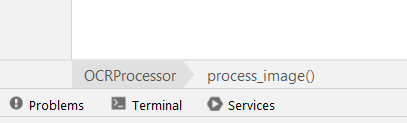
#> input picture resources/images/breadcrumbs.png, 407 x 123 px
$ python -i utils.py   (imports and definitions only)
#> lines starting #> are read from the running program, lines starting #| are printed output that depends on the picture
#> further down, picture is the input picture: PIL image 407x123 RGBA; mean R, G, B, A 240.7, 240.6, 240.7, 255
import collections
from typing import Tuple

import cv2
import numpy as np
from PIL import Image, ImageEnhance


def convert_from_cv2_to_image(img: np.ndarray, transform_type: int) -> Image:
    return Image.fromarray(cv2.cvtColor(img, transform_type))


def convert_from_image_to_cv2(img: Image, transform_type: int) -> np.ndarray:
    return cv2.cvtColor(np.array(img), transform_type)


def get_image_top_color(image: Image) -> Tuple:
    """
    Gets image and returns most common color of it
    :param image: source PIL.Image
    :return: tuple of colors of image (could be RGB, RGBA)
    """
    im = image.resize((50, 50))
    ar = np.asarray(im)
    color_len = ar.shape[-1]
    ar = np.resize(im, (50 * 50, color_len))
    counter = collections.Counter([tuple(elem) for elem in ar])
    return counter.most_common(1)[0][0]


def resize_image(image: Image, target_len_size: float = 2048) -> Image:
    """
    Resizes the image proportionally up to given quality

    :param image: source PIL.Image object
    :param target_len_size: target image width
    :return: resized PIL.Image object
    """
#> called with target_len_size = 2048
    length_x, width_y = image.size
#> length_x = 407; width_y = 123
    factor = target_len_size / length_x
#> factor = 5.03
    size = int(factor * length_x), int(factor * width_y)
#> size = (2048, 618)

    return image.resize(size, Image.Resampling.LANCZOS)
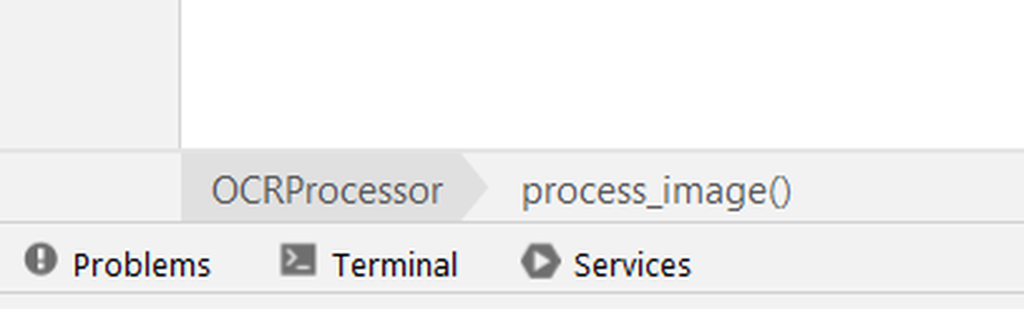
#> returned value: PIL image 2048x618 RGBA (shown at 1/2 size); mean R, G, B, A 240.6, 240.5, 240.6, 255


def preprocess_image(image: Image) -> Image:
    """
    Makes preprocessing of image
    Raw version of function

    :param image: source PIL.Image object
    :return: thresholded PIL.Image
    """
    image = ImageEnhance.Sharpness(image).enhance(2)

    img = convert_from_image_to_cv2(image, cv2.COLOR_RGB2BGR)
    img = cv2.cvtColor(img, cv2.COLOR_BGR2GRAY)

    img = cv2.fastNlMeansDenoising(img, None, 10, 10, 7)

    #img = cv2.GaussianBlur(img, (3, 3), 0)
    #(thresh, img) = cv2.threshold(img, 200, 255, cv2.THRESH_BINARY_INV + cv2.THRESH_OTSU)

    if np.median(img) <= 127:
        img = 255 - img

    img = convert_from_cv2_to_image(img, cv2.COLOR_GRAY2RGB)
    return img


def add_frame(image: Image, frame_border_size: float = 0.2):
    """
    Adds padding border to image

    :param image: source PIL.Image object in RGB mode
    :param frame_border_size: relative border size (0.1 will be equal to 0.1 of image's params)
    :return: PIL.Image in RGB mode with frame
    """
#> called with frame_border_size = 0.1
    assert frame_border_size > 0, "Frame border size setting cannot be non positive number"

    top_color = get_image_top_color(image)
#> in get_image_top_color, `im = image.resize((50, 50))`:
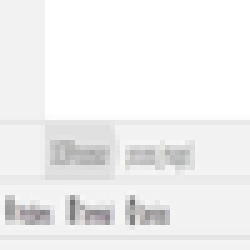
#> im: PIL image 50x50 RGBA (shown 5 times larger); mean R, G, B, A 240.6, 240.5, 240.6, 255
#> in get_image_top_color, `ar = np.resize(im, (50 * 50, color_len))`: ar = 2500 rows, first 6: [242, 242, 242, 255], [242, 242, 242, 255], [242, 242, 242, 255], [242, 242, 242, 255], [242, 242, 242, 255], [242, 242, 242, 255]
#> in get_image_top_color, `counter = collections.Counter([tuple(elem) for elem in ar])`: counter = 284 items
#> top_color = (255, 255, 255, 255)

    img_w, img_h = image.size
#> img_w = 2048; img_h = 618
    background = Image.new(
        'RGB',
        (int(img_w * (1 + frame_border_size)), int(img_h * (1 + frame_border_size))),
        top_color
    )
#> background: PIL image 2252x679 RGB; every value is 255
    bg_w, bg_h = background.size
#> bg_w = 2252; bg_h = 679
    offset = ((bg_w - img_w) // 2, (bg_h - img_h) // 2)
#> offset = (102, 30)
    background.paste(image, offset)
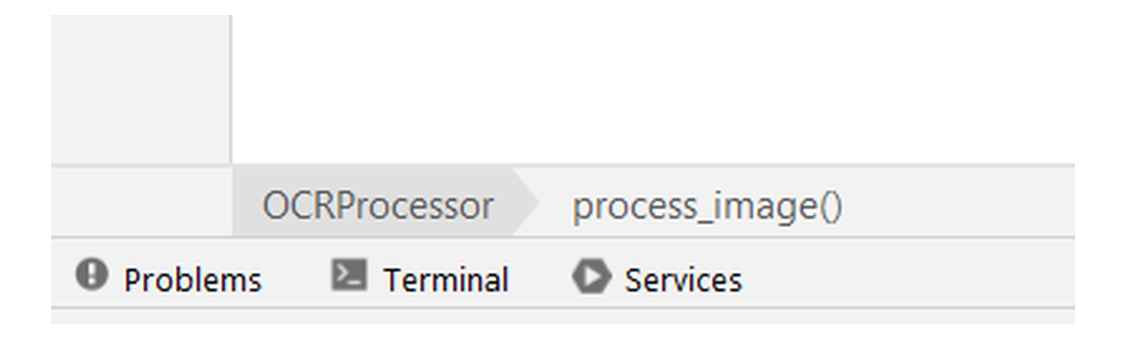
#> background: PIL image 2252x679 RGB (shown at 1/2 size); mean R, G, B 243.1, 243, 243.1

    return background


def prepare_image(image: Image) -> Image:
    """
    Turns image to Black-White mode and adds background frame

    :param image: PIL Image object
    :return: prepared image
    """

    image = resize_image(image)
    image = add_frame(image, 0.1)

    image = preprocess_image(image)
#> in convert_from_image_to_cv2, `return cv2.cvtColor(np.array(img), transform_type)`:
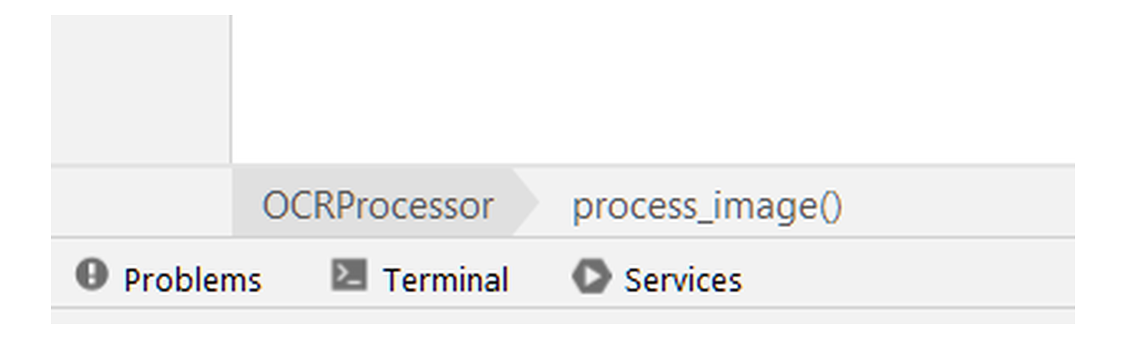
#> returned value: shape (679, 2252, 3) (shown at 1/2 size); mean R, G, B 243.1, 243, 243.1

    image = image.convert("L")

    return image

>>> from PIL import Image
>>> picture = Image.open('../../resources/images/breadcrumbs.png')
>>> result = prepare_image(picture)

$ run again, on resources/images/inspections.png
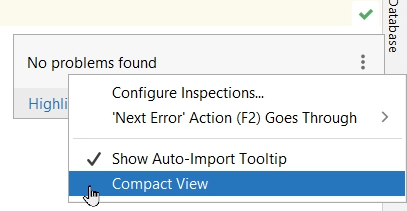
#> input picture resources/images/inspections.png, 407 x 211 px
#> picture is the input picture: PIL image 407x211 RGBA; mean R, G, B, A 223.7, 231.4, 236.3, 255
#> in get_image_top_color, `im = image.resize((50, 50))`:
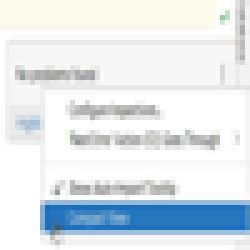
#> im: PIL image 50x50 RGBA (shown 5 times larger); mean R, G, B, A 222.9, 230.5, 235.6, 255
#> ar = 2500 rows, first 6: [251, 250, 236, 255], [251, 250, 236, 255], [251, 250, 236, 255], [251, 250, 236, 255], [251, 250, 236, 255], [251, 250, 236, 255]
#> counter = 524 items
#> top_color = (255, 255, 255, 255)
#> in preprocess_image, `img = cv2.cvtColor(img, cv2.COLOR_BGR2GRAY)`:
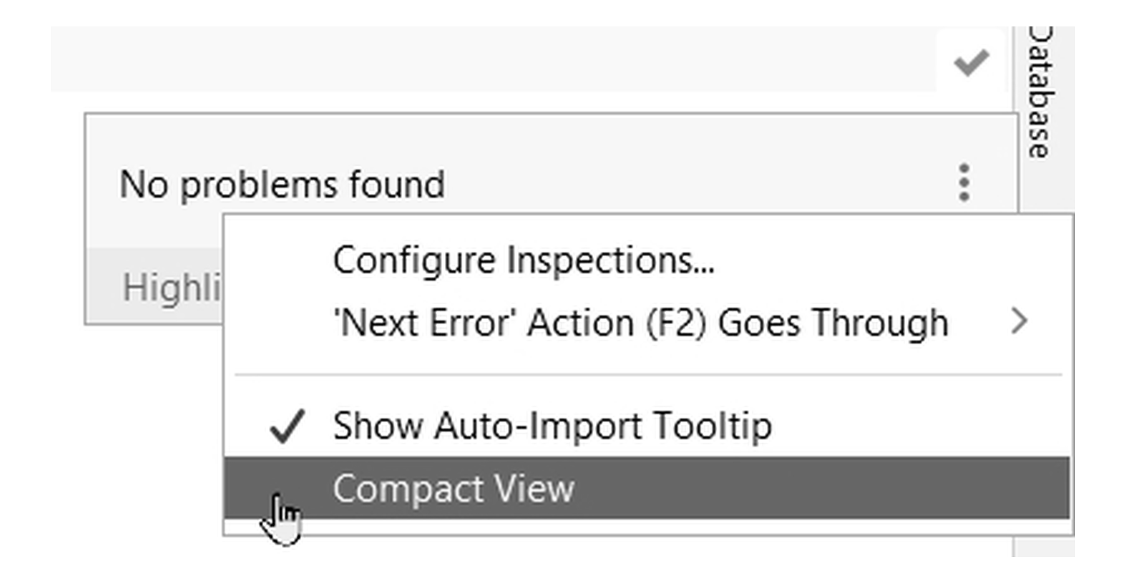
#> img: shape (1167, 2252) (shown at 1/2 size); min 0, max 255, mean 233.5
